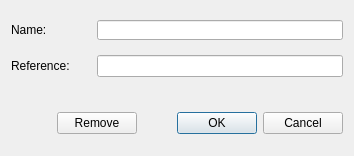
<?xml version="1.0" encoding="UTF-8"?>
<ui version="4.0">
 <class>C_UiReferenceRecordProperties</class>
 <widget class="QDialog" name="C_UiReferenceRecordProperties">
  <property name="geometry">
   <rect>
    <x>0</x>
    <y>0</y>
    <width>354</width>
    <height>156</height>
   </rect>
  </property>
  <property name="windowTitle">
   <string>Dialog</string>
  </property>
  <layout class="QVBoxLayout" name="verticalLayout_2">
   <item>
    <layout class="QVBoxLayout" name="verticalLayout">
     <item>
      <layout class="QHBoxLayout" name="horizontalLayout_2">
       <item>
        <widget class="QLabel" name="label">
         <property name="minimumSize">
          <size>
           <width>80</width>
           <height>20</height>
          </size>
         </property>
         <property name="maximumSize">
          <size>
           <width>80</width>
           <height>20</height>
          </size>
         </property>
         <property name="text">
          <string>Name:</string>
         </property>
        </widget>
       </item>
       <item>
        <widget class="QLineEdit" name="NameLineEdit">
         <property name="minimumSize">
          <size>
           <width>0</width>
           <height>20</height>
          </size>
         </property>
         <property name="maximumSize">
          <size>
           <width>16777215</width>
           <height>20</height>
          </size>
         </property>
        </widget>
       </item>
      </layout>
     </item>
     <item>
      <layout class="QHBoxLayout" name="horizontalLayout_3">
       <item>
        <widget class="QLabel" name="label_2">
         <property name="minimumSize">
          <size>
           <width>80</width>
           <height>20</height>
          </size>
         </property>
         <property name="maximumSize">
          <size>
           <width>80</width>
           <height>20</height>
          </size>
         </property>
         <property name="text">
          <string>Reference:</string>
         </property>
        </widget>
       </item>
       <item>
        <widget class="QLineEdit" name="ReferenceLineEdit"/>
       </item>
      </layout>
     </item>
     <item>
      <spacer name="verticalSpacer">
       <property name="orientation">
        <enum>Qt::Vertical</enum>
       </property>
       <property name="sizeType">
        <enum>QSizePolicy::Minimum</enum>
       </property>
       <property name="sizeHint" stdset="0">
        <size>
         <width>20</width>
         <height>20</height>
        </size>
       </property>
      </spacer>
     </item>
     <item>
      <layout class="QHBoxLayout" name="horizontalLayout">
       <item>
        <spacer name="horizontalSpacer">
         <property name="orientation">
          <enum>Qt::Horizontal</enum>
         </property>
         <property name="sizeHint" stdset="0">
          <size>
           <width>40</width>
           <height>20</height>
          </size>
         </property>
        </spacer>
       </item>
       <item>
        <widget class="QPushButton" name="RemoveButton">
         <property name="text">
          <string>Remove</string>
         </property>
        </widget>
       </item>
       <item>
        <widget class="QDialogButtonBox" name="ButtonBox">
         <property name="sizePolicy">
          <sizepolicy hsizetype="Minimum" vsizetype="Fixed">
           <horstretch>0</horstretch>
           <verstretch>0</verstretch>
          </sizepolicy>
         </property>
         <property name="minimumSize">
          <size>
           <width>200</width>
           <height>20</height>
          </size>
         </property>
         <property name="orientation">
          <enum>Qt::Horizontal</enum>
         </property>
         <property name="standardButtons">
          <set>QDialogButtonBox::Cancel|QDialogButtonBox::Ok</set>
         </property>
        </widget>
       </item>
      </layout>
     </item>
    </layout>
   </item>
  </layout>
 </widget>
 <resources/>
 <connections>
  <connection>
   <sender>ButtonBox</sender>
   <signal>accepted()</signal>
   <receiver>C_UiReferenceRecordProperties</receiver>
   <slot>accept()</slot>
   <hints>
    <hint type="sourcelabel">
     <x>248</x>
     <y>254</y>
    </hint>
    <hint type="destinationlabel">
     <x>157</x>
     <y>274</y>
    </hint>
   </hints>
  </connection>
  <connection>
   <sender>ButtonBox</sender>
   <signal>rejected()</signal>
   <receiver>C_UiReferenceRecordProperties</receiver>
   <slot>reject()</slot>
   <hints>
    <hint type="sourcelabel">
     <x>316</x>
     <y>260</y>
    </hint>
    <hint type="destinationlabel">
     <x>286</x>
     <y>274</y>
    </hint>
   </hints>
  </connection>
 </connections>
</ui>
